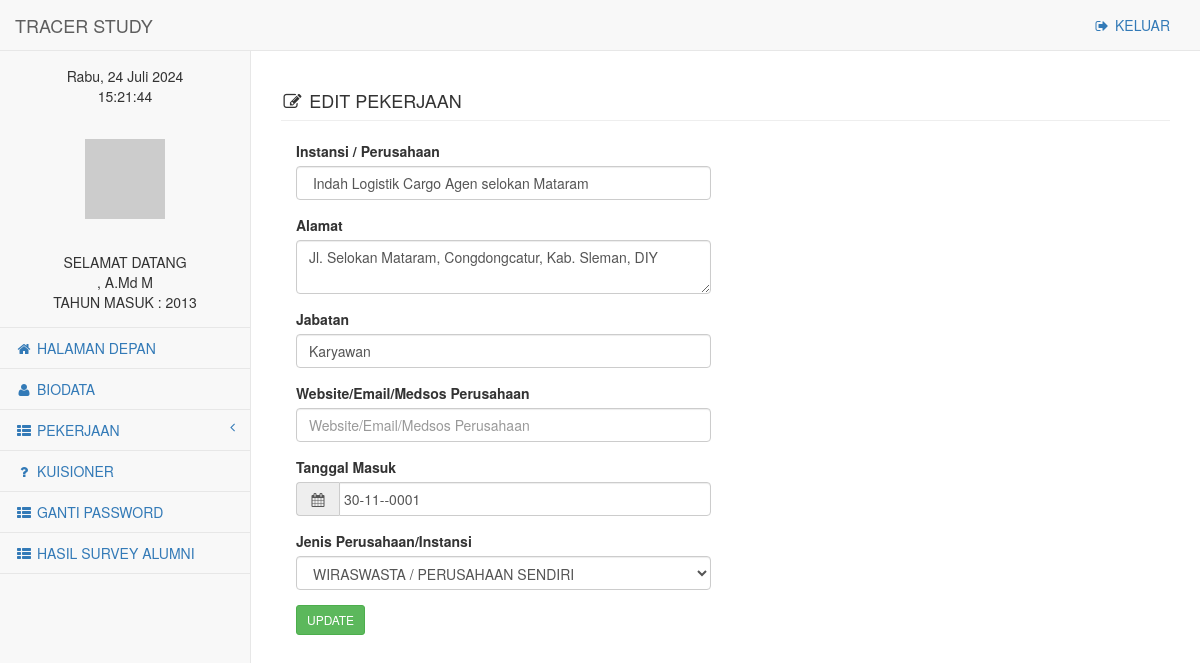
Screenshot of /edit_pekerjaan.php?pekerjaan_id=4 (signed in) with the database file from the repository.
### tables this page shows
CREATE TABLE `alumni_kerja` (
  `id` bigint(20) NOT NULL,
  `nim` varchar(10) NOT NULL,
  `nama_ip` varchar(50) NOT NULL,
  `alamat` text NOT NULL,
  `provinsi_id` int(11) NOT NULL,
  `email` varchar(25) NOT NULL,
  `telepon` varchar(13) NOT NULL,
  `tgl_masuk` date NOT NULL,
  `thn_masuk` year(4) NOT NULL,
  `thn_keluar` year(4) NOT NULL,
  `jabatan` varchar(50) NOT NULL,
  `nama_personalia` varchar(50) NOT NULL,
  `gaji` double NOT NULL,
  `masa_tunggu` decimal(10,0) NOT NULL,
  `medsos` varchar(255) NOT NULL,
  `jenis_instansi` smallint(6) NOT NULL,
  `created_at` datetime NOT NULL,
  `updated_at` datetime NOT NULL,
  `status` bit(1) NOT NULL DEFAULT b'1',
  `reff` text NOT NULL
);

### edit_pekerjaan.php (the view, shortened to what this page needs)
<!DOCTYPE html>
<html lang="en">
    <head>
        <link href="vendor/bootstrap/css/bootstrap.min.css" rel="stylesheet">
        <link href="vendor/metisMenu/metisMenu.min.css" rel="stylesheet">
        <link href="dist/css/sb-admin-2.css" rel="stylesheet">
        <link href="dist/css/bootstrap-datepicker.min.css" rel="stylesheet">
        <link href="vendor/morrisjs/morris.css" rel="stylesheet">
        <link href="vendor/font-awesome/css/font-awesome.min.css" rel="stylesheet" type="text/css">
        <link href="vendor/datatables-plugins/dataTables.bootstrap.css" rel="stylesheet">
        <link href="vendor/datatables-responsive/dataTables.responsive.css" rel="stylesheet">
    </head>
    <body onload="tampilkanwaktu();
            setInterval('tampilkanwaktu()', 1000);">
        <div id="wrapper">
            <nav class="navbar navbar-default navbar-static-top" role="navigation" style="margin-bottom: 0">
                <div class="navbar-header">
                    <a class="navbar-brand" href="#">TRACER STUDY</a>
                </div>
                <ul class="nav navbar-top-links navbar-right">
                    <li><a href="logout.php"><i class="fa fa-sign-out fa-fw"></i> KELUAR</a>
                </ul>
                <?php include 'sidebar_menu.php'; ?>
            </nav>
            <div id="page-wrapper">
                <div class="row">
                    <div class="col-lg-12">
                        <h4 class="page-header"><i class="fa fa-edit fa-fw"></i> EDIT PEKERJAAN</h4>
                    </div>
                </div>
                <div class="row">
                    <div class="col-lg-12">
                        <?php
                        $pekerjaan_id = $_GET['pekerjaan_id'];
                        $result = mysqli_query($mysqli, "SELECT * FROM alumni_kerja WHERE id='$pekerjaan_id'");
                        while ($data = mysqli_fetch_array($result)) {
                            $instansi = $data['nama_ip'];
                            $alamat = $data['alamat'];
                            $jabatan = $data['jabatan'];
                            $medsos = $data['medsos'];
                            $tgl_masuk = date('d-m-Y', strtotime(date($data['tgl_masuk'])));
                            $jenis_instansi = $data['jenis_instansi'];
                        }
                        ?>
                        <form method="post" action="update_pekerjaan.php"  class="col-lg-6">
                            <div class="form-group">
                                <label>Instansi / Perusahaan</label>
                                <input type="text" name="instansi" value='<?php echo $instansi; ?>' class="form-control" placeholder="Instansi Bekerja">
                            </div>
                            <div class="form-group">
                                <label>Alamat</label>
                                <textarea type="text" cols="5" name="alamat" class="form-control" placeholder="Alamat"><?php echo $alamat ?></textarea>
                            </div>
                            <div class="form-group">
                                <label>Jabatan</label>
                                <input type="text" name="jabatan" value='<?php echo $jabatan; ?>' class="form-control" placeholder="Jabatan">
                            </div>
                            <div class="form-group">
                                <label>Website/Email/Medsos Perusahaan</label>
                                <input type="text" name="medsos" value='<?php echo $medsos; ?>' class="form-control" placeholder="Website/Email/Medsos Perusahaan">
                            </div>
                            <div class="form-group">
                                <label>Tanggal Masuk</label>
                                <div class="input-group date">
                                    <div class="input-group-addon">
                                        <i class="fa fa-calendar fa-fw"></i>
                                    </div>
                                    <input type="text" name="tanggal_masuk" value='<?php echo $tgl_masuk; ?>' class="form-control datepicker" placeholder="Tanggal Masuk (DD/MM/YYYY)">
                                </div>
                            </div>
                            <div class="form-group">
                                <label>Jenis Perusahaan/Instansi</label>
                                <select class="form-control" name="jenis_perusahaan">
                                    <?php
                                    $perusahaan = mysqli_query($mysqli, "SELECT * FROM jenis_perusahaan");
                                    while ($data_perusahaan = mysqli_fetch_array($perusahaan)) {
                                        if($jenis_instansi  == $data_perusahaan['id']) { ?>
                                        <option value="<?php echo $data_perusahaan['id']; ?>" selected><?php echo strtoupper($data_perusahaan['name']); ?></option>
                                        <?php }else{ ?>
                                        <option value="<?php echo $data_perusahaan['id']; ?>"><?php echo strtoupper($data_perusahaan['name']); ?></option>
                                    <?php }} ?>
                                </select>
                            </div>
                            <table>
                                <tr>
                                    <td><input type="submit" name="simpan" value="UPDATE" class="btn btn-success btn-sm"></td>
                                </tr>
                            </table>
                        </form>
                    </div>
                </div>
            </div>
    </body>
</html>

### rows the page displays
alumni_kerja: instansi "Indah Logistik Cargo Agen selokan Mataram", alamat "Jl. Selokan Mataram, Congdongcatur, Kab. Sleman, DIY", jabatan "Karyawan", tanggal_masuk "30-11--0001"

### other values shown
$_SESSION['TAHUNMSMHS'] "2013"
form field jenis_perusahaan "WIRASWASTA / PERUSAHAAN SENDIRI"
